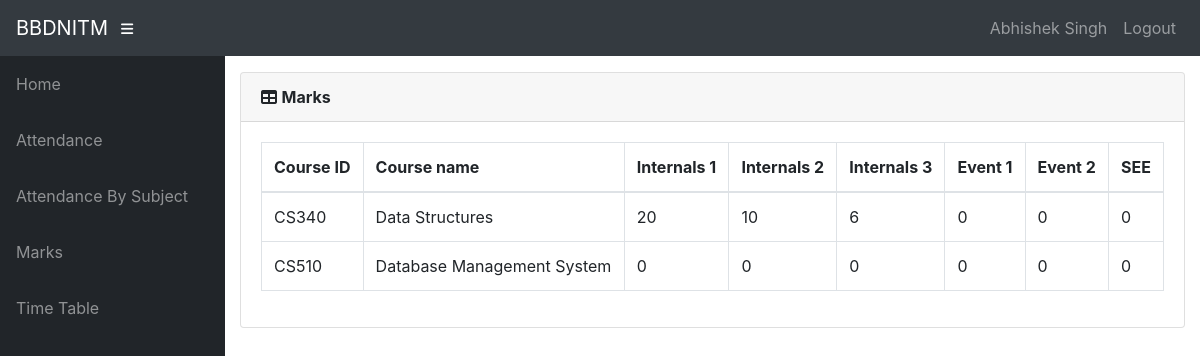
Screenshot of /info/student/1705410009/marks_list/ (signed in) with the database file from the repository.
### info/models.py (models this page shows, shortened)
class User(AbstractUser):
    @property
    def is_student(self):
        if hasattr(self, 'student'):
            return True
        return False

class Student(models.Model):
    user = models.OneToOneField(User, on_delete=models.CASCADE, null=True)
    class_id = models.ForeignKey(Class, on_delete=models.CASCADE, default=1)
    USN = models.CharField(primary_key='True', max_length=100)
    name = models.CharField(max_length=200)
    sex = models.CharField(max_length=50, choices=sex_choice, default='Male')
    DOB = models.DateField(default='1998-01-01')

class StudentCourse(models.Model):
    student = models.ForeignKey(Student, on_delete=models.CASCADE)
    course = models.ForeignKey(Course, on_delete=models.CASCADE)
    class Meta:
        unique_together = (('student', 'course'),)
        verbose_name_plural = 'Marks'

class Course(models.Model):
    dept = models.ForeignKey(Dept, on_delete=models.CASCADE)
    id = models.CharField(primary_key='True', max_length=50)
    name = models.CharField(max_length=50)
    shortname = models.CharField(max_length=50, default='X')

class Marks(models.Model):
    studentcourse = models.ForeignKey(StudentCourse, on_delete=models.CASCADE)
    name = models.CharField(max_length=50, choices=test_name, default='Internal test 1')
    marks1 = models.IntegerField(default=0, validators=[MinValueValidator(0), MaxValueValidator(100)])
    class Meta:
        unique_together = (('studentcourse', 'name'),)

### info/views.py (the view)
# urls.py: path('student/<slug:stud_id>/marks_list/', views.marks_list, name='marks_list'),
@login_required()
def marks_list(request, stud_id):
    stud = Student.objects.get(USN=stud_id, )
    ass_list = Assign.objects.filter(class_id_id=stud.class_id)
    sc_list = []
    for ass in ass_list:
        try:
            sc = StudentCourse.objects.get(student=stud, course=ass.course)
        except StudentCourse.DoesNotExist:
            sc = StudentCourse(student=stud, course=ass.course)
            sc.save()
            sc.marks_set.create(type='I', name='Internal test 1')
            sc.marks_set.create(type='I', name='Internal test 2')
            sc.marks_set.create(type='I', name='Internal test 3')
            sc.marks_set.create(type='E', name='Event 1')
            sc.marks_set.create(type='E', name='Event 2')
            sc.marks_set.create(type='S', name='Semester End Exam')
        sc_list.append(sc)
    return render(request, 'info/marks_list.html', {'sc_list': sc_list})

### info/templates/info/marks_list.html
{% extends 'info/base.html' %}
    {% load static %}
    {% block content %}
                  <div class="card mb-3">
            <div class="card-header">
              <i class="fas fa-table"></i>
            <b>Marks</b></div>
            <div class="card-body">
              <div class="table-responsive">
                <table class="table table-bordered" id="dataTable" width="100%" cellspacing="0">
                  <thead>
                    <tr>
                        <th>Course ID</th>
                        <th>Course name</th>
                        <th>Internals 1</th>
                        <th>Internals 2</th>
                        <th>Internals 3</th>
                        <th>Event 1</th>
                        <th>Event 2</th>
                        <th>SEE</th>
                    </tr>
                  </thead>
                  <tbody>
                    {% for sc in sc_list %}
                    <tr>
                        <td>{{ sc.course_id }}</td>
                        <td>{{sc.course.name}}</td>
                        {% for m in sc.marks_set.all %}
                            <td>{{ m.marks1 }}</td>
                        {% endfor %}
                    </tr>
                    {% empty %}
                            <p>student has no courses</p>
                    {% endfor %}
                  </tbody>
                </table>
              </div>
            </div>
          </div>
    {% endblock %}

### info/templates/info/base.html (shortened to what this page needs)
<!DOCTYPE html>
<html lang="en">
  <head>
      {% load static %}
    <link href="{% static '/info/bootstrap/vendor/bootstrap/css/bootstrap.min.css' %}" rel="stylesheet">
    <link href="{% static '/info/bootstrap/vendor/fontawesome-free/css/all.min.css' %}" rel="stylesheet" type="text/css">
    <link href="{% static '/info/bootstrap/vendor/datatables/dataTables.bootstrap4.css' %}" rel="stylesheet">
    <link href="{% static '/info/bootstrap/css/sb-admin.css' %}" rel="stylesheet">
  </head>
  <body id="page-top">
    <nav class="navbar navbar-expand navbar-dark bg-dark static-top">
      <a class="navbar-brand mr-1" href="{% url 'index' %}">BBDNITM</a>
      <button class="btn btn-link btn-sm text-white order-1 order-sm-0" id="sidebarToggle" href="#">
        <i class="fas fa-bars"></i>
      </button>
        <div class="collapse navbar-collapse" id="navbarResponsive">
          <ul class="navbar-nav ml-auto">
            <li class="nav-item">
                {% if request.user.is_student %}
                    <a class="nav-link text-capitalize">{{ request.user.student.name }}</a>
                {% elif request.user.is_teacher %}
                    <a class="nav-link text-capitalize">{{ request.user.teacher.name }}</a>
                {% endif %}
            </li>
            <li class="nav-item">
                <a class="nav-link" href="#" data-toggle="modal" data-target="#logoutModal">Logout</a>
            </li>
          </ul>
        </div>
    </nav>
    <div id="wrapper">
      <ul class="sidebar navbar-nav">
            <li class="nav-item">
              <a class="nav-link" href="{% url 'index' %}">
                <span>Home</span>
              </a>
            </li>
        {% if request.user.is_student %}
            <li class="nav-item">
              <a class="nav-link" href="{% url 'attendance' request.user.student.USN %}">
                <span>Attendance</span>
              </a>
            </li>
            <li class="nav-item">
              <a class="nav-link" href="{% url 'attendance' request.user.student.USN %}">
                <span>Attendance By Subject</span>
              </a>
            </li>
            <li class="nav-item">
              <a class="nav-link" href="{% url 'marks_list' request.user.student.USN %}">
                <span>Marks</span>
              </a>
            </li>
              <li class="nav-item">
              <a class="nav-link" href="{% url 'timetable' request.user.student.class_id_id %}">
                <span>Time Table</span>
              </a>
            </li>
        {% endif %}
      </ul>
      <div id="content-wrapper">
        <div class="container-fluid">
            {% block content %}
            {% endblock %}
        </div>
      </div>
    </div>
  </body>
</html>

### rows the page displays
User: user.student.name "Abhishek Singh"
StudentCourse: course_id "CS340", course.name "Data Structures"
Marks: marks1 "20"
Marks: marks1 "10"
Marks: marks1 "6"
Marks: marks1 "0"
Marks: marks1 "0"
Marks: marks1 "0"
StudentCourse: course_id "CS510", course.name "Database Management System"
Marks: marks1 "0"
Marks: marks1 "0"
Marks: marks1 "0"
Marks: marks1 "0"
Marks: marks1 "0"
Marks: marks1 "0"
